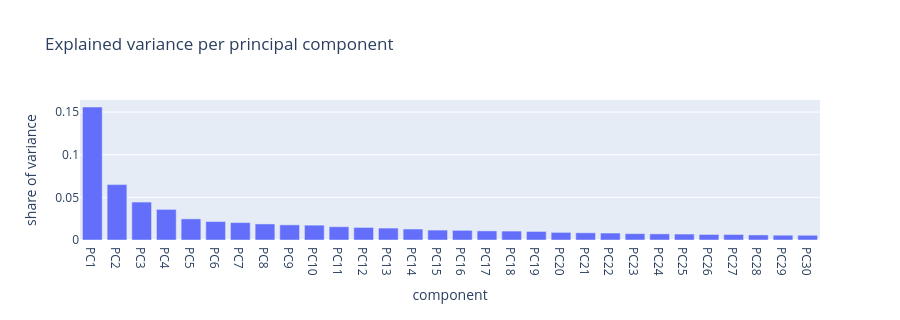

Notebook source saved alongside this figure:
### Markdown cell above
## 4. How much structure did we keep?

If the first 3 components hold only a small share of the variance, a 3-D picture can
look tidy while hiding most of the signal — read this before trusting §3.

### Code cell
evr = pca30.explained_variance_ratio_
fig2 = go.Figure(go.Bar(x=[f"PC{i + 1}" for i in range(len(evr))], y=evr))
fig2.update_layout(
    height=320, title="Explained variance per principal component",
    yaxis_title="share of variance", xaxis_title="component",
)
fig2.show()
print("cumulative:", ", ".join(f"top{k}={evr[:k].sum():.1%}" for k in (3, 5, 10, 30)))

### Figure 1 — Plotly figure (JSON) as saved in the notebook; plotly's stock layout.template omitted (floating-point values rounded to 4 significant figures)
{"data": [{"type": "bar", "x": ["PC1", "PC2", "PC3", "PC4", "PC5", "PC6", "PC7", "PC8", "PC9", "PC10", "PC11", "PC12", "PC13", "PC14", "PC15", "PC16", "PC17", "PC18", "PC19", "PC20", "PC21", "PC22", "PC23", "PC24", "PC25", "PC26", "PC27", "PC28", "PC29", "PC30"], "y": [0.156, 0.06494, 0.04449, 0.03588, 0.02477, 0.0217, 0.02044, 0.01884, 0.01776, 0.01741, 0.01557, 0.01474, 0.01398, 0.01286, 0.01163, 0.01133, 0.01068, 0.01046, 0.01004, 0.008929, 0.008458, 0.008163, 0.007483, 0.007184, 0.006961, 0.006498, 0.006451, 0.005924, 0.005627, 0.00553]}], "layout": {"height": 320, "title": {"text": "Explained variance per principal component"}, "xaxis": {"title": {"text": "component"}}, "yaxis": {"title": {"text": "share of variance"}}}}
